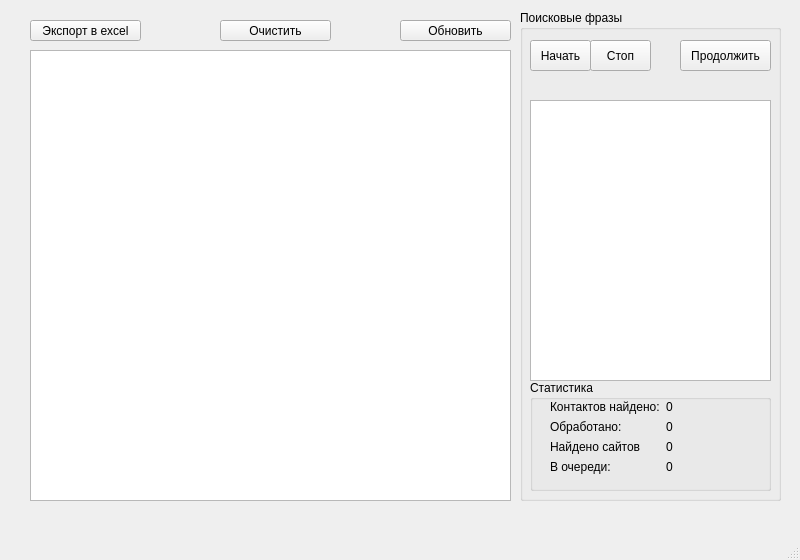
<?xml version="1.0" encoding="UTF-8"?>
<ui version="4.0">
 <class>MainWindow</class>
 <widget class="QMainWindow" name="MainWindow">
  <property name="geometry">
   <rect>
    <x>0</x>
    <y>0</y>
    <width>800</width>
    <height>560</height>
   </rect>
  </property>
  <property name="windowTitle">
   <string>MainWindow</string>
  </property>
  <widget class="QWidget" name="centralwidget">
   <widget class="QGroupBox" name="groupBox">
    <property name="geometry">
     <rect>
      <x>520</x>
      <y>10</y>
      <width>261</width>
      <height>491</height>
     </rect>
    </property>
    <property name="title">
     <string>Поисковые фразы </string>
    </property>
    <widget class="QPushButton" name="btn_start">
     <property name="geometry">
      <rect>
       <x>10</x>
       <y>30</y>
       <width>61</width>
       <height>31</height>
      </rect>
     </property>
     <property name="text">
      <string>Начать</string>
     </property>
    </widget>
    <widget class="QPushButton" name="btn_finish">
     <property name="geometry">
      <rect>
       <x>70</x>
       <y>30</y>
       <width>61</width>
       <height>31</height>
      </rect>
     </property>
     <property name="text">
      <string>Стоп</string>
     </property>
    </widget>
    <widget class="QPlainTextEdit" name="plain_text_edit_phrazes">
     <property name="geometry">
      <rect>
       <x>10</x>
       <y>90</y>
       <width>241</width>
       <height>281</height>
      </rect>
     </property>
    </widget>
    <widget class="QPushButton" name="btn_next">
     <property name="geometry">
      <rect>
       <x>160</x>
       <y>30</y>
       <width>91</width>
       <height>31</height>
      </rect>
     </property>
     <property name="text">
      <string>Продолжить</string>
     </property>
    </widget>
    <widget class="QGroupBox" name="groupBox_2">
     <property name="geometry">
      <rect>
       <x>10</x>
       <y>370</y>
       <width>241</width>
       <height>111</height>
      </rect>
     </property>
     <property name="title">
      <string>Статистика</string>
     </property>
     <widget class="QWidget" name="formLayoutWidget">
      <property name="geometry">
       <rect>
        <x>20</x>
        <y>20</y>
        <width>201</width>
        <height>80</height>
       </rect>
      </property>
      <layout class="QFormLayout" name="formLayout">
       <item row="0" column="0">
        <widget class="QLabel" name="label">
         <property name="text">
          <string>Контактов найдено:</string>
         </property>
        </widget>
       </item>
       <item row="1" column="0">
        <widget class="QLabel" name="label_2">
         <property name="text">
          <string>Обработано:</string>
         </property>
        </widget>
       </item>
       <item row="3" column="0">
        <widget class="QLabel" name="label_3">
         <property name="text">
          <string>В очереди:</string>
         </property>
        </widget>
       </item>
       <item row="0" column="1">
        <widget class="QLabel" name="label_count_email">
         <property name="text">
          <string>0</string>
         </property>
        </widget>
       </item>
       <item row="1" column="1">
        <widget class="QLabel" name="label_processed_sites">
         <property name="text">
          <string>0</string>
         </property>
        </widget>
       </item>
       <item row="3" column="1">
        <widget class="QLabel" name="label_queue_sites">
         <property name="text">
          <string>0</string>
         </property>
        </widget>
       </item>
       <item row="2" column="0">
        <widget class="QLabel" name="label_4">
         <property name="text">
          <string>Найдено сайтов</string>
         </property>
        </widget>
       </item>
       <item row="2" column="1">
        <widget class="QLabel" name="label_count_sites">
         <property name="text">
          <string>0</string>
         </property>
        </widget>
       </item>
      </layout>
     </widget>
    </widget>
   </widget>
   <widget class="QPushButton" name="btn_export">
    <property name="geometry">
     <rect>
      <x>30</x>
      <y>20</y>
      <width>111</width>
      <height>21</height>
     </rect>
    </property>
    <property name="text">
     <string>Экспорт в excel</string>
    </property>
   </widget>
   <widget class="QPushButton" name="btn_clean">
    <property name="geometry">
     <rect>
      <x>220</x>
      <y>20</y>
      <width>111</width>
      <height>21</height>
     </rect>
    </property>
    <property name="text">
     <string>Очистить</string>
    </property>
   </widget>
   <widget class="QTableWidget" name="table_emails">
    <property name="geometry">
     <rect>
      <x>30</x>
      <y>50</y>
      <width>481</width>
      <height>451</height>
     </rect>
    </property>
   </widget>
   <widget class="QPushButton" name="btn_refresh">
    <property name="geometry">
     <rect>
      <x>400</x>
      <y>20</y>
      <width>111</width>
      <height>21</height>
     </rect>
    </property>
    <property name="text">
     <string>Обновить</string>
    </property>
   </widget>
  </widget>
  <widget class="QMenuBar" name="menubar">
   <property name="geometry">
    <rect>
     <x>0</x>
     <y>0</y>
     <width>800</width>
     <height>21</height>
    </rect>
   </property>
  </widget>
  <widget class="QStatusBar" name="statusbar"/>
 </widget>
 <tabstops>
  <tabstop>btn_export</tabstop>
  <tabstop>plain_text_edit_phrazes</tabstop>
  <tabstop>btn_next</tabstop>
  <tabstop>btn_start</tabstop>
  <tabstop>btn_clean</tabstop>
  <tabstop>table_emails</tabstop>
  <tabstop>btn_refresh</tabstop>
  <tabstop>btn_finish</tabstop>
 </tabstops>
 <resources/>
 <connections/>
</ui>
